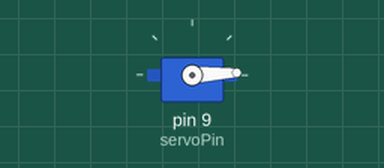
Simulated run of this sketch. Board: Arduino Uno, built with avr-gcc and run on an emulated ATmega328P. Parts: servo.

Above: at 0.05 s.
At 1.3 s:
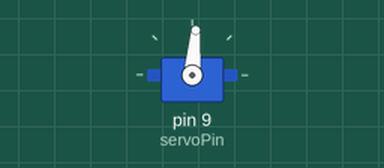
At 2.6 s:
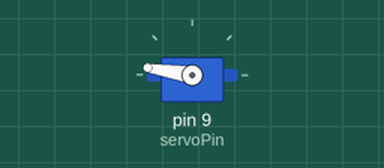
At 5.2 s:
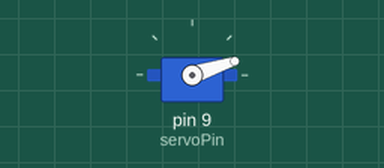
Timing chart, 0 to 7.1 s (numbered marks = the images above):
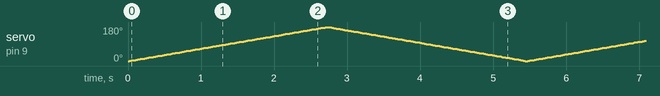

The sketch:

servo_sweep.ino
```cpp
#include <Servo.h>

Servo myservo;   // create servo object

int servoPin = 9;  // Servo signal pin connected to D9
int pos = 0;       // variable to store servo position

void setup() {
  myservo.attach(servoPin);  // attach servo to pin
}

void loop() {
  // Sweep from 0° to 180°
  for (pos = 0; pos <= 180; pos += 1) {
    myservo.write(pos);      // move servo to position
    delay(15);               // small delay for smooth movement
  }

  // Sweep back from 180° to 0°
  for (pos = 180; pos >= 0; pos -= 1) {
    myservo.write(pos);
    delay(15);
  }
}
```
